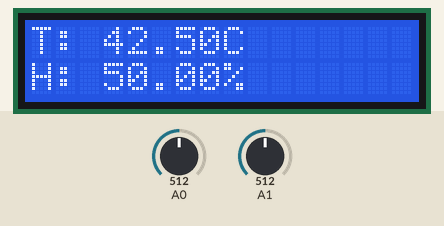
Recording of a sketch running on a simulated Arduino Uno, built with avr-gcc and run on an emulated ATmega328P. Shown: 16×2 character LCD. The test bench sets the inputs (shaded band); at power-on: A0 = 512, A1 = 512. What the sketch prints to the serial monitor is not drawn.

Above: at 1.2 s.
1.3 s: A0 set to 378
At 1.49 s:
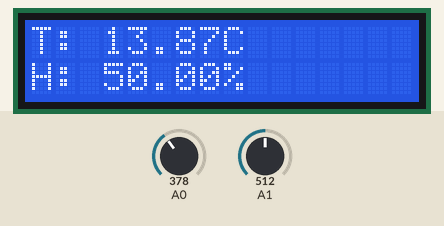
4.2 s: A0 set to 351
At 4.47 s:
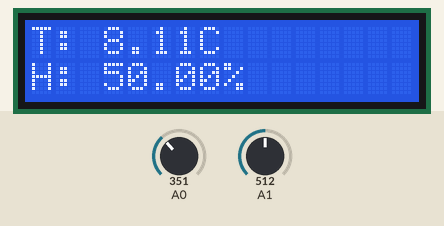
5.7 s: A1 set to 716
At 5.94 s:
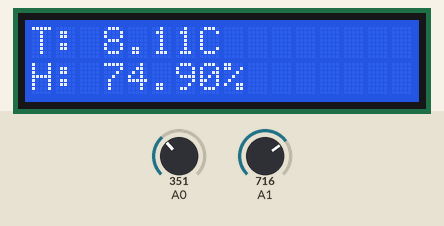
7.2 s: A1 set to 900
At 7.42 s:
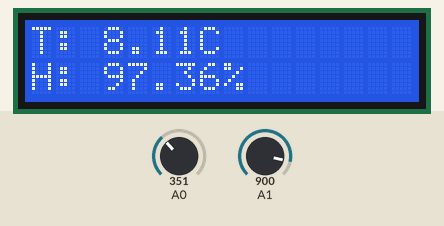
10.2 s: A0 set to 284
At 10.5 s:
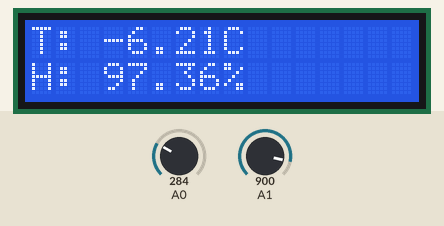
11.8 s: A0 set to 258
At 12.11 s:
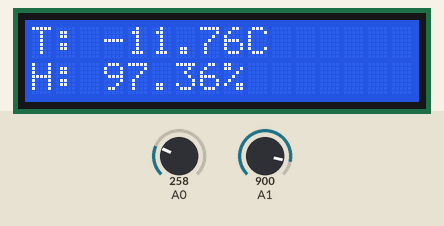

The sketch:

sketch_dec18a.ino
```cpp
#include <LiquidCrystal_I2C.h>

LiquidCrystal_I2C lcd(0x27,16,2);

void setup() {
  lcd.init();
  Serial.begin(9600);
}

void loop() {
  float T = analogRead(A0);
  float H = analogRead(A1);

  lcd.backlight();
  lcd.display();
  lcd.print("T: ");
  lcd.print( -66.875 + 218.75 * T / 1024);
  lcd.print("C");
  lcd.setCursor(0,1);
  lcd.print("H: ");
  lcd.print( -12.5 + 125 * H / 1024);
  lcd.print("%");

  Serial.print("T: ");
  Serial.print( -66.875 + 218.75 * T / 1024);
  Serial.print("C");
  Serial.print("\tH: ");
  Serial.print( -12.5 + 125 * H / 1024);
  Serial.println("%");
  delay(100); //1초마다 Refresh
  lcd.clear();
}
```

Measured:
- after the input at 1.3 s, the display: changes at once (image 1)
- after the input at 4.2 s, the display: first differs from a run without the input after 0.10 s (image 2)
- after the input at 5.7 s, the display: first differs from a run without the input after 0.07 s (image 3)
- after the input at 10.2 s, the display: first differs from a run without the input after 0.12 s (image 5)
- after the input at 11.8 s, the display: first differs from a run without the input after 0.14 s (image 6)
